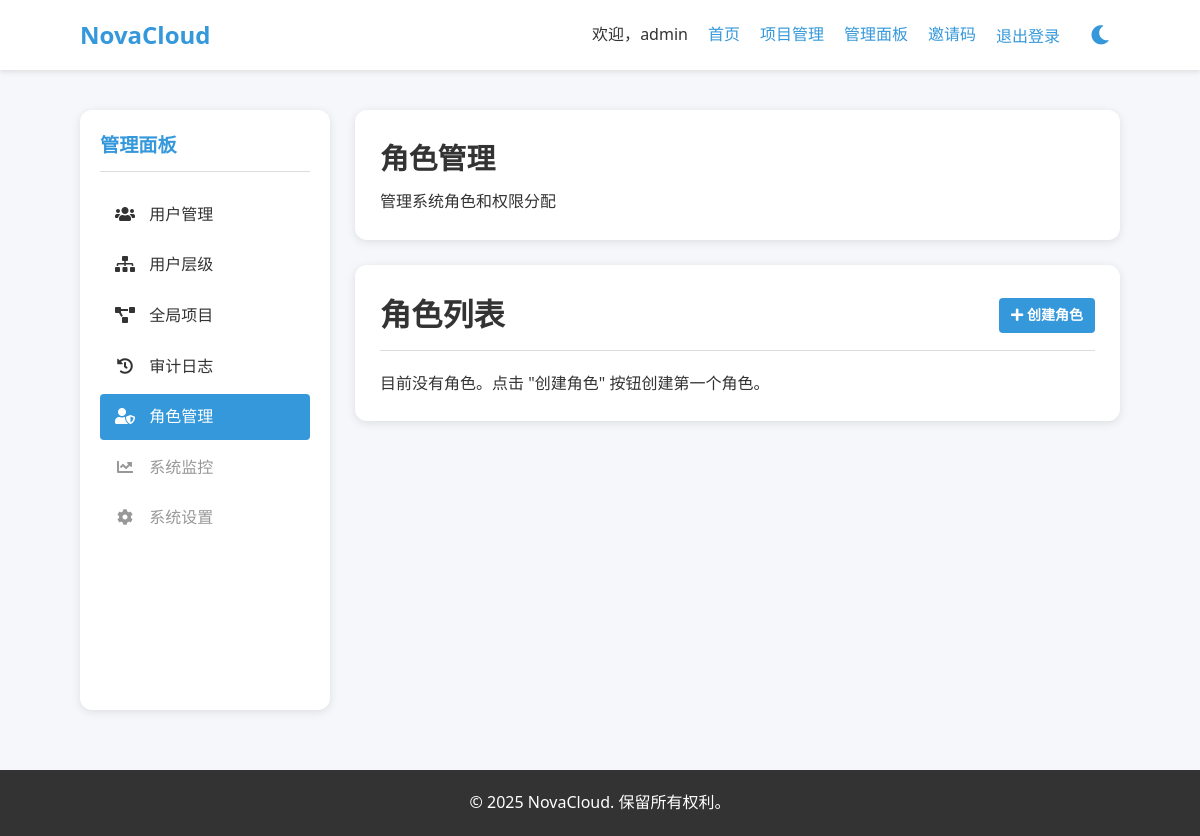
The page /admin-panel/roles/ (signed in) on the database as committed earlier.
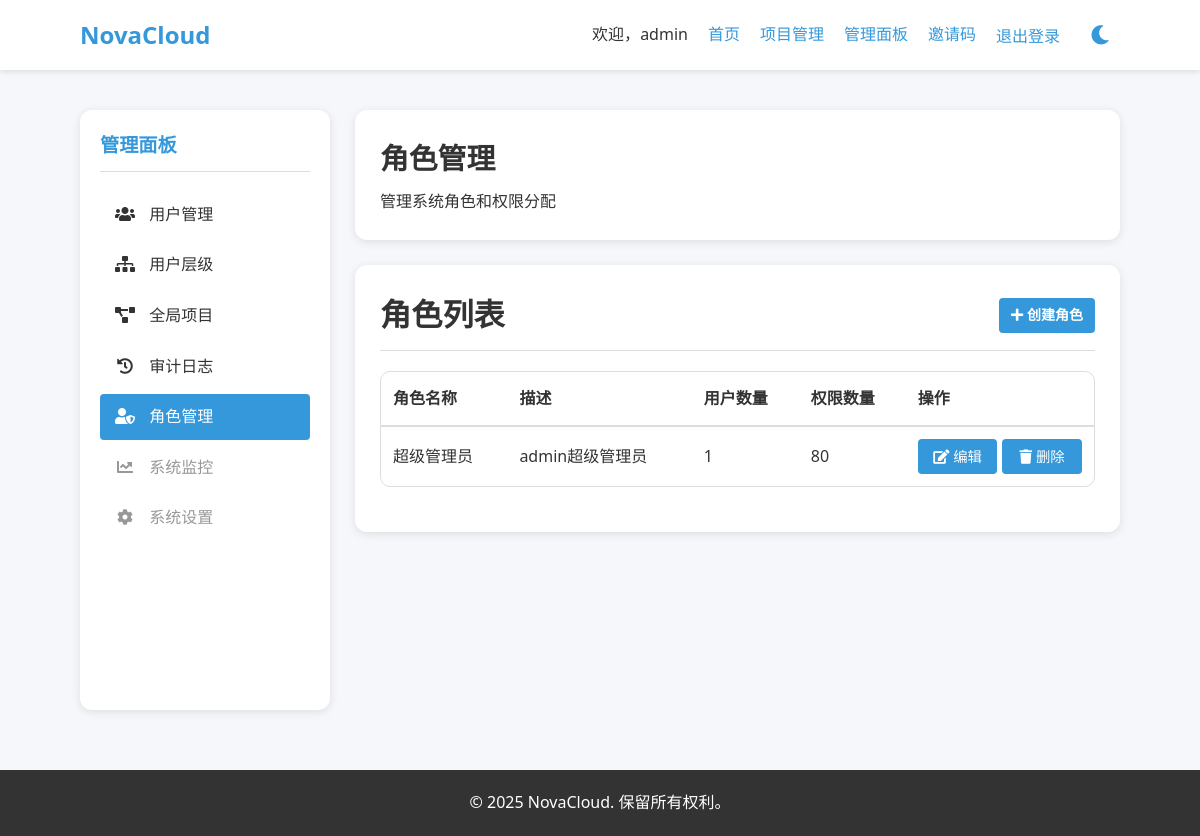
The same page on the database as committed later.
### admin_panel/models.py (models this page shows, shortened)
class Role(models.Model):
    name = models.CharField(
        max_length=50,
        unique=True,
        verbose_name="角色名称"
    )
    description = models.TextField(
        blank=True,
        null=True,
        verbose_name="角色描述"
    )
    permissions = models.ManyToManyField(
        Permission,
        blank=True,
        verbose_name="权限",
        related_name="roles"
    )
    class Meta:
        verbose_name = "角色"
        verbose_name_plural = "角色"
        ordering = ['name']

### admin_panel/views.py (the view)
# urls.py: path('roles/', views.RoleListView.as_view(), name='role_list'),
class RoleListView(LoginRequiredMixin, SuperuserRequiredMixin, ListView):
    model = Role
    template_name = 'admin_panel/roles/role_list.html'
    context_object_name = 'roles'
    def get_queryset(self):
        return Role.objects.annotate(user_count=Count('users')).order_by('name')

### admin_panel/views.py (called while the page is built)
    def test_func(self):
        return self.request.user.is_superuser

### templates/admin_panel/roles/role_list.html (shortened to what this page needs)
{% extends 'admin_panel/base_admin.html' %}
{% load static %}
{% block admin_content %}
<div class="admin-content-header">
    <h1>角色管理</h1>
    <p>管理系统角色和权限分配</p>
</div>
<div class="admin-box">
    <div class="admin-box-title">
        <h2>角色列表</h2>
        <div class="admin-box-actions">
            <a href="{% url 'admin_panel:role_create' %}" class="btn btn-primary">
                <i class="fas fa-plus"></i> 创建角色
            </a>
        </div>
    </div>
    <div class="admin-box-content">
        {% if roles %}
            <div class="table-responsive">
                <table class="table">
                    <thead>
                        <tr>
                            <th>角色名称</th>
                            <th>描述</th>
                            <th>用户数量</th>
                            <th>权限数量</th>
                            <th>操作</th>
                        </tr>
                    </thead>
                    <tbody>
                        {% for role in roles %}
                            <tr>
                                <td>{{ role.name }}</td>
                                <td>{{ role.description|default:"" }}</td>
                                <td>{{ role.user_count }}</td>
                                <td>{{ role.permissions.count }}</td>
                                <td>
                                    <div class="btn-group">
                                        <a href="{% url 'admin_panel:role_edit' role.id %}" class="btn btn-sm btn-secondary">
                                            <i class="fas fa-edit"></i> 编辑
                                        </a>
                                        <a href="{% url 'admin_panel:role_delete' role.id %}" class="btn btn-sm btn-danger">
                                            <i class="fas fa-trash"></i> 删除
                                        </a>
                                    </div>
                                </td>
                            </tr>
                        {% endfor %}
                    </tbody>
                </table>
            </div>
        {% else %}
            <div class="no-data-message">
                <p>目前没有角色。点击 "创建角色" 按钮创建第一个角色。</p>
            </div>
        {% endif %}
    </div>
</div>
{% endblock %}

Rows that differ between the two databases and show on the page:
added Role: name "超级管理员", description "admin超级管理员", user_count "1", permissions.count "80"
Other text that changed with them:
text no longer shown: "目前没有角色。点击 \"创建角色\" 按钮创建第一个角色。"
text now shown: "角色名称 描述 用户数量 权限数量 操作"
